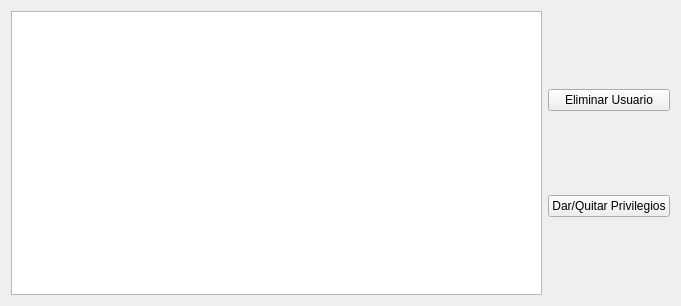
<?xml version="1.0" encoding="UTF-8"?>
<ui version="4.0">
 <class>ControlVendedoresForm</class>
 <widget class="QWidget" name="ControlVendedoresForm">
  <property name="geometry">
   <rect>
    <x>0</x>
    <y>0</y>
    <width>681</width>
    <height>306</height>
   </rect>
  </property>
  <property name="windowTitle">
   <string>Base de Datos de los Vendedores</string>
  </property>
  <layout class="QGridLayout" name="gridLayout">
   <item row="0" column="0">
    <widget class="QTableView" name="tableViewVendedor">
     <property name="sizeAdjustPolicy">
      <enum>QAbstractScrollArea::AdjustToContentsOnFirstShow</enum>
     </property>
     <attribute name="horizontalHeaderCascadingSectionResizes">
      <bool>true</bool>
     </attribute>
     <attribute name="verticalHeaderCascadingSectionResizes">
      <bool>true</bool>
     </attribute>
    </widget>
   </item>
   <item row="0" column="1">
    <layout class="QVBoxLayout" name="verticalLayout">
     <item>
      <widget class="QPushButton" name="pushButtonEliminarU">
       <property name="text">
        <string>Eliminar Usuario</string>
       </property>
      </widget>
     </item>
     <item>
      <widget class="QPushButton" name="pushButtonDarPrivilegios">
       <property name="text">
        <string>Dar/Quitar Privilegios</string>
       </property>
      </widget>
     </item>
    </layout>
   </item>
  </layout>
 </widget>
 <resources/>
 <connections/>
</ui>
